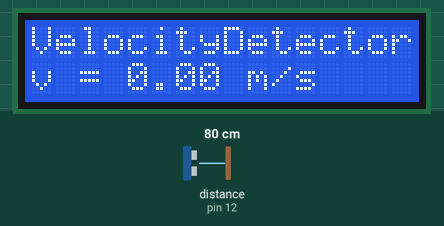
Bench run of a sketch on a simulated Arduino Uno, built with avr-gcc and run on an emulated ATmega328P. Parts: 16×2 character LCD. Wiring (inferred from the names in the program): ultrasonic range finder: trigger pin 13; echo pin 12. Inputs (shaded band) come from the test bench; at power-on: distance to the obstacle (sensor on pin 12) 80 cm. The echo pulse lasts 58.3 µs per cm.

Above: at 1.2 s.
1.3 s: distance to the obstacle (sensor on pin 12) set to 2 cm
At 2.5 s:
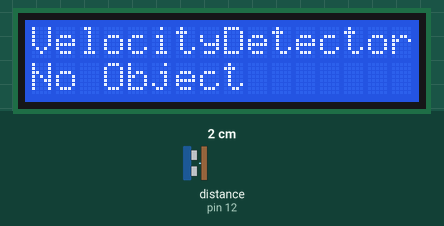
2.8 s: distance to the obstacle (sensor on pin 12) set to 4 cm
At 3.47 s:
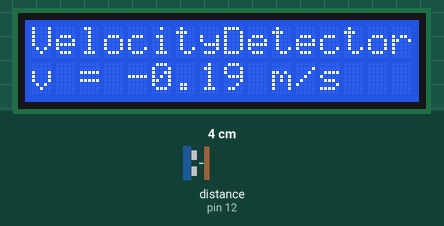
Timing chart, 0 to 5.8 s (numbered marks = the images above; inputs shaded):
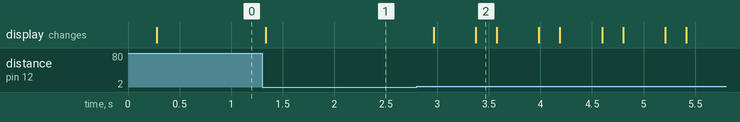

The sketch:

velocity_detector.ino
```cpp
/*include libraries*/
#include <LiquidCrystal.h>

/*defining some values*/
#define RS 11 // LCD Register
#define EN 10 // LCD Enable
#define D4 5 // LCD data line 1
#define D5 4 // LCD data line 2
#define D6 3 // LCD data line 3
#define D7 2 // LCD data line 4
#define TRIG 13 // ultrasonic trigger
#define ECHO 12 // ultrasonic echo
#define MAX 3.33 // set maximum distance in meter of ultrasonic range
#define MIN 0.03 // set minimum distance in meter of ultrasonic range

/*functions declaration*/
float get_distance(int trig_pin, int echo_pin);

/*global variables*/
float d[2]; // an array of size 2 to store distances
float t[2]; // an array of size 2 to store times
int i; // an iterating variable
bool range; // a flag to the distance range

/*create a variable to control the LCD*/
LiquidCrystal lcd(RS, EN, D4, D5, D6, D7);

/*setup code, to run once*/
void setup() {
  /*set pin modes*/
  pinMode(TRIG, OUTPUT);
  pinMode(ECHO, INPUT);

  /*initializing lcd*/
  lcd.begin(16,2);
  lcd.print("VelocityDetector");

  /*initializing serial monitor*/
  //Serial.begin(9600);
}

/*main code, to run repeatedly*/
void loop() {
  delay(100); // delay to finish processing

  /*reset the flag*/
  range = true;

  /*setting the cursor on the LCD*/
  lcd.setCursor(0,1);

  /*computing distance and time at 2 different points*/
  for (i = 0; i < 2; i++) {
    d[i] = get_distance(TRIG, ECHO);
    t[i] = millis() * 0.001; // t[i] in second
    if(d[i] < MIN || d[i] > MAX)
      range = false;
  }

  if (!range)
    /*object out of range*/
    lcd.print("No Object       ");
  else {
    /*calculate and print the velocity on the LCD*/
    float velocity = (d[1] - d[0]) / (t[1] - t[0]);
    lcd.print("v = ");
    lcd.print(velocity);
    lcd.print(" m/s  ");

    /*printing on serial monitor*/
    //Serial.print("v = ");
    //Serial.print(velocity);
    //Serial.println(" m/s");
  }
}

/**
 * get_distance - A function that gets distance of an object using ultrasonic
 *
 * @trig_pin: The pin connected to the ultrasonic trigger
 * @echo_pin: The pin connected to the ultrasonic echo
 *
 * Return: The distance in meter
 */
float get_distance(int trig_pin, int echo_pin) {
  float distance, time;
  int temp;

  delay(50);
  digitalWrite(trig_pin, HIGH); // transmit waves
  delayMicroseconds(10); // wait until all the waves come out
  digitalWrite(trig_pin, LOW); // stop transmitting

  time = pulseIn(echo_pin, HIGH); // time of transmitting and recieving in microseconds
  distance = 0.0001715 * time ; // dist = 343 * (time / 2) * 10^-6

  /*cast distance as float with only 2 decimals after the point*/
  temp = distance * 100; // storing in integer the 2 decimals
  distance = temp / 100.0;

  return distance;
}
```

Measured:
- after the input at 1.3 s, the display: changes at once (image 1)
- after the input at 2.8 s, the display: first changes after 0.17 s (image 2 shows a later state)
